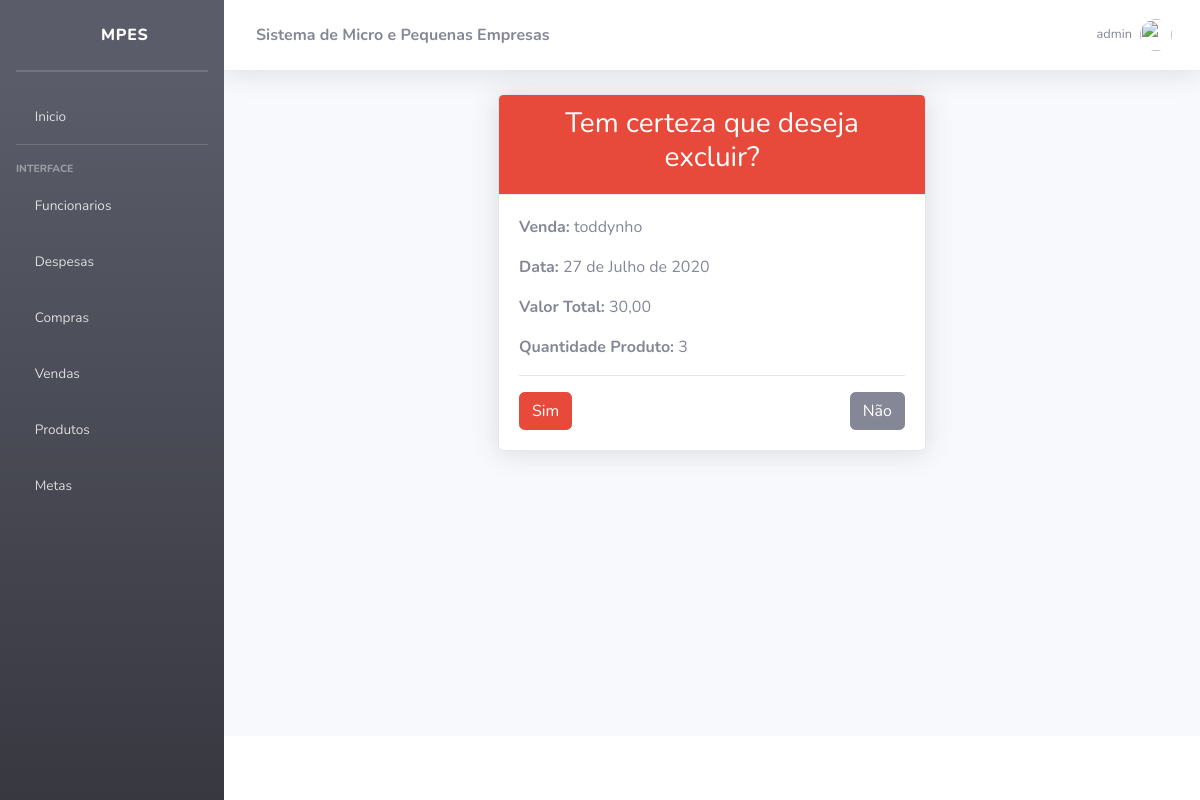
/venda/deletar/confirmar/3 (signed in), run on the app's committed database.
### venda/models.py (models this page shows, shortened)
class Venda(models.Model):
    produto = models.ForeignKey(Produto, on_delete=models.CASCADE)
    data = models.DateField()
    valorTotal = models.DecimalField(max_digits=10, decimal_places=2)
    quantidadeProduto = models.PositiveIntegerField()

### produtos/models.py (models this page shows)
class Produto(models.Model):
    nome = models.CharField(max_length=100)
    unidadeMedida = models.CharField(max_length=20)
    codDeBarra = models.CharField(max_length=50)
    valorVenda = models.DecimalField(max_digits=10, decimal_places=2, null=True, blank=True)
    valorCompra = models.DecimalField(max_digits=10, decimal_places=2)
    quantidade = models.IntegerField()
    def __str__(self):
        return self.nome

### venda/views.py (the view)
# urls.py: path("deletar/confirmar/<int:id_venda>", views.confirmarExcluir, name="confirmarVenda"),
@group_required('vendedor, administrador')
@login_required
def confirmarExcluir(request,id_venda):
    venda = Venda.objects.get(pk=id_venda)
    return render(request, "venda/confirmarExcluir.html", {'venda': venda})

### MPEs/utils.py (called while the page is built, shortened)
def group_required(groups, login_url=None, raise_exception=False):
    user = Usuario
    def check_perms(user):
        if user.is_superuser:
            return True
    return user_passes_test(check_perms, login_url=login_url)

### templates/venda/confirmarExcluir.html
{% extends 'base.html' %}
{% block content %}
  <div class="container mt-4">
    <div class="row justify-content-center">
      <div class="col-md-6">
        <div class="card shadow">
          <div class="card-header bg-danger text-white text-center">
            <h3>Tem certeza que deseja excluir?</h3>
          </div>
          <div class="card-body">
            <p>
              <strong>Venda:</strong> {{ venda.produto }}
            </p>
            <p>
              <strong>Data:</strong> {{ venda.data }}
            </p>
            <p>
              <strong>Valor Total:</strong> {{ venda.valorTotal }}
            </p>
            <p>
              <strong>Quantidade Produto:</strong> {{ venda.quantidadeProduto }}
            </p>
            <hr />
            <div class="d-flex justify-content-between">
              <a href="/venda/deletar/{{ venda.id }}" class="btn btn-danger">Sim</a>
              <a href="/venda/" class="btn btn-secondary">Não</a>
            </div>
          </div>
        </div>
      </div>
    </div>
  </div>
{% endblock %}

### templates/topbar.html (shortened to what this page needs)
{% load static %}
<nav class="navbar navbar-expand navbar-light bg-white topbar mb-4 static-top shadow">
    <div class="sidebar-brand-text mx-3"><strong>Sistema de Micro e Pequenas Empresas</strong></div>
    <ul class="navbar-nav ml-auto">
        <li class="nav-item dropdown no-arrow d-sm-none">
        <li class="nav-item dropdown no-arrow">
            <a class="nav-link dropdown-toggle" href="#" id="userDropdown" role="button"
                data-toggle="dropdown" aria-haspopup="true" aria-expanded="false">
                <span class="mr-2 d-none d-lg-inline text-gray-600 small">{{ user }}</span>
                <img class="img-profile rounded-circle"
                src="{% static 'img/undraw_profile.svg' %}">
        </a>
        </li>
    </ul>
</nav>

### data on the page
Venda: produto "toddynho", data "27 de Julho de 2020", valorTotal "30,00", quantidadeProduto "3"

### other printed values
{{ user }} "admin"
